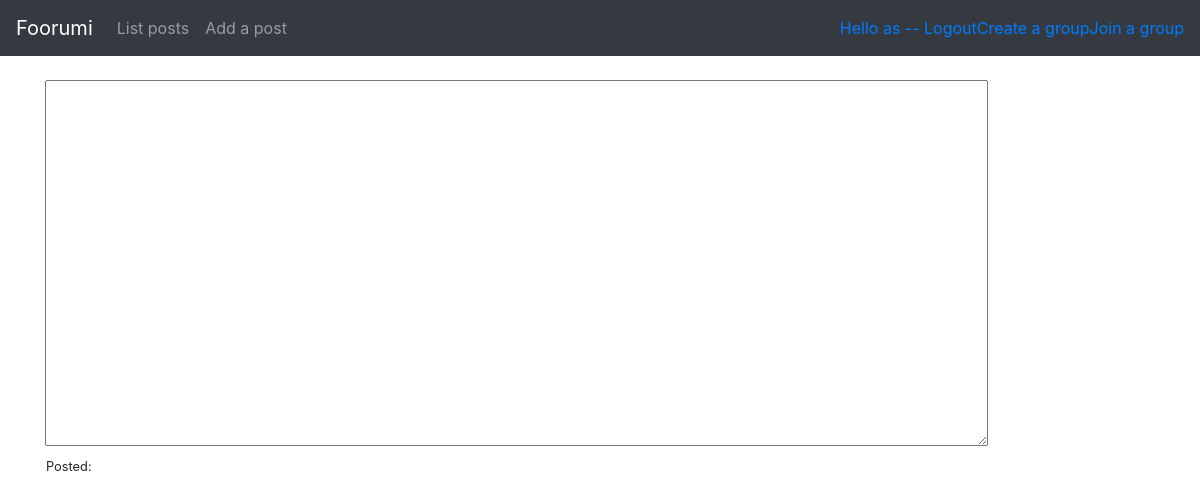
Before: /article/2 (signed in) with the older database file.
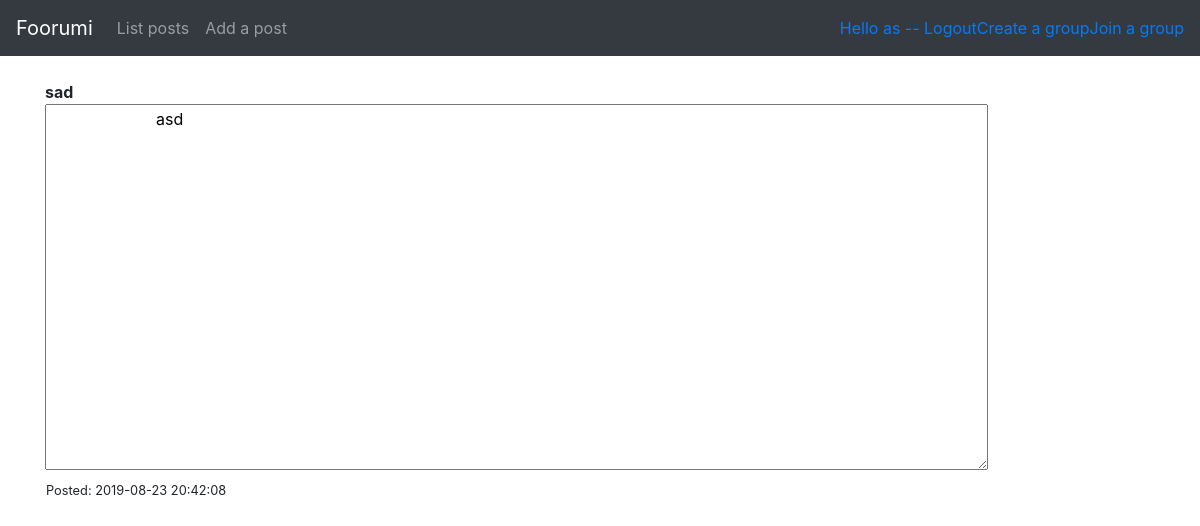
After: the same page with the newer database file.
### application/article/models.py (models this page shows, shortened)
class Article(Base):
    id = db.Column(db.Integer, primary_key=True)
    date_created = db.Column(db.DateTime, default=db.func.current_timestamp())
    date_modified = db.Column(db.DateTime, default=db.func.current_timestamp(), onupdate=db.func.current_timestamp())
    postname = db.Column(db.String(144), nullable=False)
    active = db.Column(db.Boolean, nullable=False)
    text = db.Column(db.String(2000), nullable=False)
    account_id = db.Column(db.Integer, db.ForeignKey('account.id'),
                            nullable=False)

### application/article/views.py (the view)
@app.route("/article/<article_id>")
def article_view(article_id):
    return render_template("article/post.html", article = Article.query.get(article_id))

### application/__init__.py (called while the page is built)
@login_manager.user_loader
def load_user(user_id):
    return User.query.get(user_id)

### application/templates/article/post.html
{% extends "layout.html" %}
{% block body %}
  <table>
  <header>
	<b>
	{{ article.postname }}
	</b>
  </header>
		<textarea rows="15" cols="90" readonly>
			{{ article.text }}
		</textarea>
	  <th><small>Posted: {{ article.date_created }}</small></th>
  </table>
{% endblock %}

Changed rows visible on the page:
added Article: postname "sad", text "asd", date_created "2019-08-23 20:42:08"
